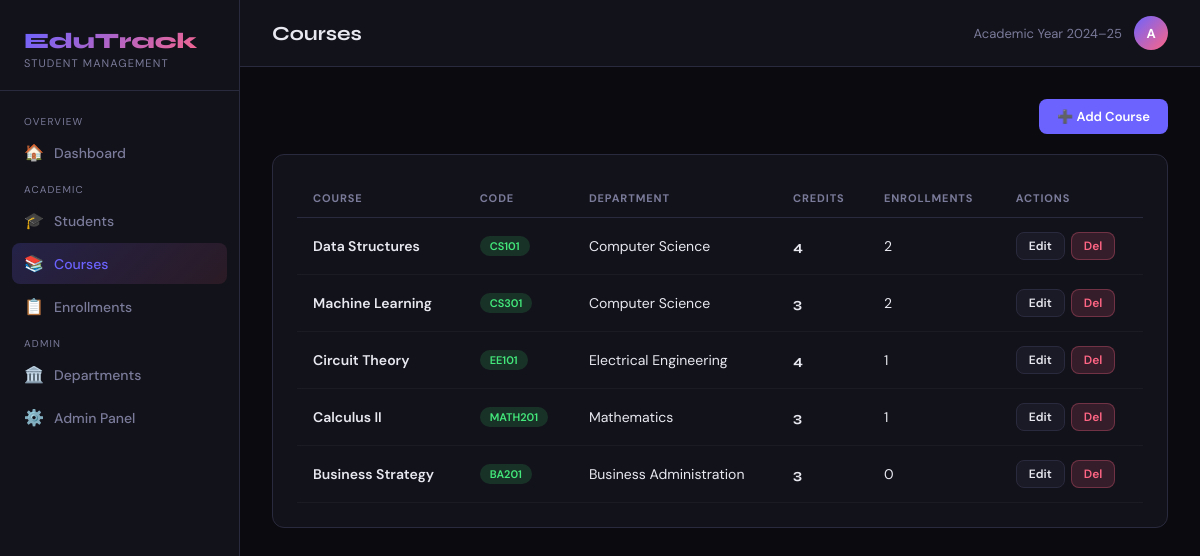
Page /courses/ on the committed database.
### students/models.py (models this page shows, shortened)
class Course(models.Model):
    name = models.CharField(max_length=100)
    code = models.CharField(max_length=15, unique=True)
    department = models.ForeignKey(Department, on_delete=models.CASCADE, related_name='courses')
    credits = models.PositiveIntegerField(default=3)
    description = models.TextField(blank=True)
    class Meta:
        ordering = ['code']

class Department(models.Model):
    name = models.CharField(max_length=100)
    code = models.CharField(max_length=10, unique=True)
    created_at = models.DateTimeField(auto_now_add=True)
    class Meta:
        ordering = ['name']

### students/views.py (the view)
# urls.py: path('courses/', views.course_list, name='course_list'),
def course_list(request):
    courses = Course.objects.select_related('department').annotate(enrollment_count=Count('enrollments'))
    return render(request, 'students/course_list.html', {'courses': courses})

### templates/students/course_list.html (shortened to what this page needs)
{% extends 'students/base.html' %}
{% block page_title %}Courses{% endblock %}
{% block content %}
<div class="flex-between">
  <a href="{% url 'course_create' %}" class="btn btn-primary">➕ Add Course</a>
</div>
<div class="card">
  <table>
    <thead><tr><th>Course</th><th>Code</th><th>Department</th><th>Credits</th><th>Enrollments</th><th>Actions</th></tr></thead>
    <tbody>
      {% for c in courses %}
      <tr>
        <td style="font-weight:600">{{ c.name }}</td>
        <td><span class="badge badge-active">{{ c.code }}</span></td>
        <td>{{ c.department.name }}</td>
        <td style="font-weight:700;font-family:'Syne',sans-serif">{{ c.credits }}</td>
        <td>{{ c.enrollment_count }}</td>
        <td>
          <div style="display:flex;gap:6px">
            <a href="{% url 'course_edit' c.pk %}" class="btn btn-ghost btn-sm">Edit</a>
            <a href="{% url 'course_delete' c.pk %}" class="btn btn-danger btn-sm">Del</a>
          </div>
        </td>
      </tr>
      {% empty %}<tr><td colspan="6" style="text-align:center;padding:48px" class="text-muted">No courses yet.</td></tr>
      {% endfor %}
    </tbody>
  </table>
</div>
{% endblock %}

### templates/students/base.html (style rules this page uses)
:root { --bg: #0a0a0f; --surface: #12121a; --surface2: #1a1a26; --border: #2a2a3e; --accent: #6c63ff; --accent2: #ff6584; --accent3: #43e97b; --text: #e8e8f0; --muted: #7a7a9a; --radius: 12px; }
* { margin: 0; padding: 0; box-sizing: border-box; }
body { background: var(--bg); color: var(--text); font-family: 'DM Sans', sans-serif; min-height: 100vh; display: flex; }
.card { background: var(--surface); border: 1px solid var(--border); border-radius: var(--radius); padding: 24px; margin-bottom: 24px; }
table { width: 100%; border-collapse: collapse; }
th { font-size: 11px; color: var(--muted); text-transform: uppercase; letter-spacing: 0.08em; padding: 12px 16px; text-align: left; border-bottom: 1px solid var(--border); }
td { padding: 14px 16px; border-bottom: 1px solid rgba(255,255,255,0.04); font-size: 14px; }
.badge { display: inline-flex; align-items: center; padding: 3px 10px; border-radius: 20px; font-size: 11px; font-weight: 600; }
.badge-active { background: rgba(67,233,123,0.15); color: var(--accent3); }
.btn { display: inline-flex; align-items: center; gap: 6px; padding: 9px 18px; border-radius: 8px; font-size: 13px; font-weight: 600; cursor: pointer; text-decoration: none; border: none; transition: all 0.2s; font-family: 'DM Sans', sans-serif; }
.btn-primary { background: var(--accent); color: white; }
.btn-danger { background: rgba(255,101,132,0.15); color: var(--accent2); border: 1px solid rgba(255,101,132,0.3); }
.btn-ghost { background: var(--surface2); color: var(--text); border: 1px solid var(--border); }
.btn-sm { padding: 5px 12px; font-size: 12px; }
.flex-between { display: flex; justify-content: space-between; align-items: center; margin-bottom: 20px; }

### rows in the picture
Course: name "Data Structures", code "CS101", department.name "Computer Science", credits "4", enrollment_count "2"
Course: name "Machine Learning", code "CS301", department.name "Computer Science", credits "3", enrollment_count "2"
Course: name "Circuit Theory", code "EE101", department.name "Electrical Engineering", credits "4", enrollment_count "1"
Course: name "Calculus II", code "MATH201", department.name "Mathematics", credits "3", enrollment_count "1"
Course: name "Business Strategy", code "BA201", department.name "Business Administration", credits "3", enrollment_count "0"
